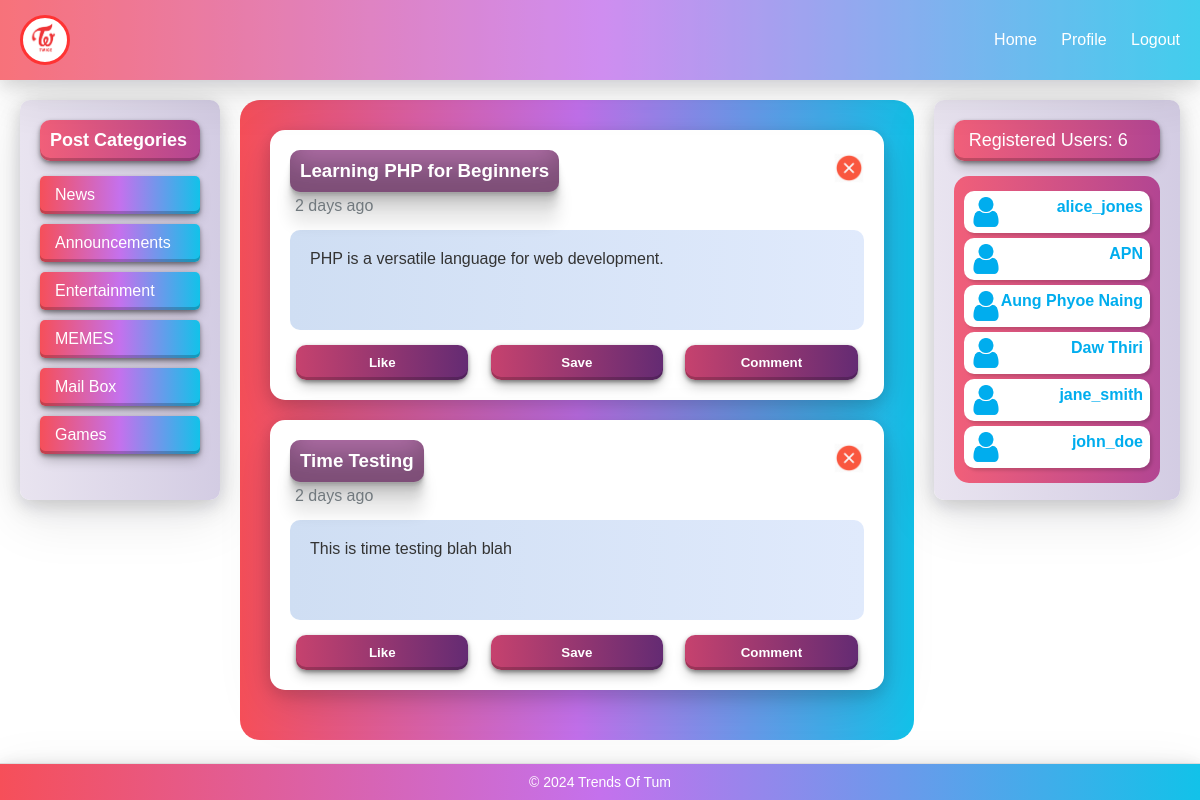
The app's page /index.php?category=4 with its own data.
### tables this page shows
CREATE TABLE `categories` (
  `id` int(11) NOT NULL,
  `name` varchar(100) NOT NULL,
  `created_at` timestamp NOT NULL DEFAULT current_timestamp()
);

CREATE TABLE `posts` (
  `id` int(11) NOT NULL,
  `title` varchar(255) NOT NULL,
  `content` text NOT NULL,
  `author_id` int(11) DEFAULT NULL,
  `category_id` int(11) DEFAULT NULL,
  `created_at` timestamp NOT NULL DEFAULT current_timestamp()
);

CREATE TABLE `users` (
  `id` int(11) NOT NULL,
  `username` varchar(50) NOT NULL,
  `email` varchar(100) NOT NULL,
  `password` varchar(255) NOT NULL,
  `created_at` timestamp NOT NULL DEFAULT current_timestamp()
);

### time_calculator.php (called while the page is built)
<?php
function simple_time_ago($created_at) {
    $time_ago = strtotime($created_at);
    $current_time = time();
    $time_difference = $current_time - $time_ago;
    $seconds = $time_difference;
    if ($seconds <= 60) {
        return "Just now";
    } elseif ($seconds <= 3600) {
        return floor($seconds / 60) . " minutes ago";
    } elseif ($seconds <= 86400) {
        return floor($seconds / 3600) . " hours ago";
    } else {
        return floor($seconds / 86400) . " days ago";
    }
}
?>

### load_posts.php (the view, shortened to what this page needs)
<?php
include('db_config.php');
require_once('time_calculator.php');
$category = isset($_GET['category']) ? $_GET['category'] : null;
if ($category) {
    $query = "SELECT * FROM posts WHERE category_id = '$category'";
} else {
    $query = "SELECT * FROM posts ORDER BY RAND()";
}
$result = $conn->query($query);
while ($post = $result->fetch_assoc()) { ?>
    <article class="post">
        <div class="post-header">
            <div class="post-title">
                <h3><?php echo $post['title'] ?></h3>
            </div>
            <div class="close-btn">
                <img src="Close.png" width="30" height="30" alt="">
            </div>
        </div>
        <div class="posted-time" style="color :#71797E; margin-top : 5px; margin-left: 5px">
            <p><?php echo simple_time_ago($post['created_at']) ?></p>
        </div>
        <div class="post-content"><?php echo $post['content'] ?></div>
        <div class="post-actions">
            <button onclick="likePost(<?php echo $post['id'] ?>)">Like</button>
            <button onclick="savePost(<?php echo $post['id'] ?>)">Save</button>
            <button onclick="toggleCommentBox(<?php echo $post['id'] ?>)">Comment</button>
        </div>
    </article>
<?php }
?>

### load_categories.php
<?php
include('db_config.php');
$query = "SELECT * FROM categories";
$result = $conn->query($query);
while ($category = $result->fetch_assoc()) {
    echo "<li><a href='index.php?category=" . $category['id'] . "'>" . $category['name'] . "</a></li>";
}
?>

### show_user_list.php
<?php
include 'db_config.php';
$query = "SELECT username FROM users";
$result = $conn->query($query);
while ($row = $result->fetch_assoc()){ ?>
<div class="user-container">
    <img src="user_logo.png" alt="user-logo" width="30" height="30">
<li><a href="#"><?php echo $row['username']?></a></li>
</div>
<?php }
?>

### css/style.css (style rules this page uses)
* { margin: 0; padding: 0; box-sizing: border-box; }
body { font-family: 'Poppins', sans-serif; background-color: #fff; color: #333; min-height: 100vh; height: 100%; display: flex; flex-direction: column; }
header, footer, .categories, .post, .registered-users { box-shadow: rgba(17, 17, 26, 0.1) 0px 4px 16px, rgba(17, 17, 26, 0.1) 0px 8px 24px, rgba(17, 17, 26, 0.1) 0px 16px 56px; transition: box-shadow 0.3s ease-in-out; }
.categories li { margin: 10px 0; }
.categories a { text-decoration: none; padding: 10px 15px; background: #12c2e9; background: -webkit-linear-gradient(to right, #f64f59, #c471ed, #12c2e9); background: linear-gradient(to right, #f64f59, #c471ed, #12c2e9); box-shadow: rgba(0, 0, 0, 0.4) 0px 2px 4px, rgba(0, 0, 0, 0.3) 0px 7px 13px -3px, rgba(0, 0, 0, 0.2) 0px -3px 0px inset; color: white; display: block; border-radius: 5px; transition: transform 0.2s; }
.post { background: white; border-radius: 15px; padding: 20px; margin-bottom: 20px; position: relative; transition: transform 0.3s; }
.post-header { display: flex; align-items: center; justify-content: space-between; color: white; }
.post-title { background-color: #c57cbb; display: inline-block; padding: 10px; border-radius: 10px; box-shadow: rgba(0, 0, 0, 0.17) 0px -23px 25px 0px inset, rgba(0, 0, 0, 0.15) 0px -36px 30px 0px inset, rgba(0, 0, 0, 0.1) 0px -79px 40px 0px inset, rgba(0, 0, 0, 0.06) 0px 2px 1px, rgba(0, 0, 0, 0.09) 0px 4px 2px, rgba(0, 0, 0, 0.09) 0px 8px 4px, rgba(0, 0, 0, 0.09) 0px 16px 8px, rgba(0, 0, 0, 0.09) 0px 32px 16px; }
.close-btn { background: transparent; border: none; font-size: 24px; color: #ff9a9e; cursor: pointer; }
.post-content { margin: 15px 0; font-size: 16px; background: #E0EAFC; background: -webkit-linear-gradient(to right, #CFDEF3, #E0EAFC); background: linear-gradient(to right, #CFDEF3, #E0EAFC); border-radius: 10px; height: 100px; padding: 20px; }
.post-actions { display: flex; justify-content: space-around; }
.post-actions button { padding: 10px 20px; background: #642B73; background: -webkit-linear-gradient(to right, #C6426E, #642B73); background: linear-gradient(to right, #C6426E, #642B73); font-weight: 600; border: none; color: white; border-radius: 10px; cursor: pointer; transition: background 0.8s ease; width: 30%; box-shadow: rgba(0, 0, 0, 0.4) 0px 2px 4px, rgba(0, 0, 0, 0.3) 0px 7px 13px -3px, rgba(0, 0, 0, 0.2) 0px -3px 0px inset; }
.user-container { display: flex; justify-content: space-between; }
.user-list .user-container { margin: 5px 0; box-shadow: rgba(0, 0, 0, 0.15) 2.4px 2.4px 3.2px; background-color: white; padding: 6px 7px; border-radius: 10px; }
.user-list ul li { list-style-type: none; }
.user-list ul li a { text-decoration: none; color: #00ADEE; font-weight: 600; vertical-align:middle; }
.post-actions { display: flex; align-items: center; gap: 10px; }

### records on screen
categories: name "News"
categories: name "Announcements"
categories: name "Entertainment"
categories: name "MEMES"
categories: name "Mail Box"
categories: name "Games"
posts: title "Learning PHP for Beginners", created_at "2 days ago", content "PHP is a versatile language for web development."
posts: title "Time Testing", created_at "2 days ago", content "This is time testing blah blah"
users: username "alice_jones"
users: username "APN"
users: username "Aung Phyoe Naing"
users: username "Daw Thiri"
users: username "jane_smith"
users: username "john_doe"

### other values on screen
$row['count'] "6"
